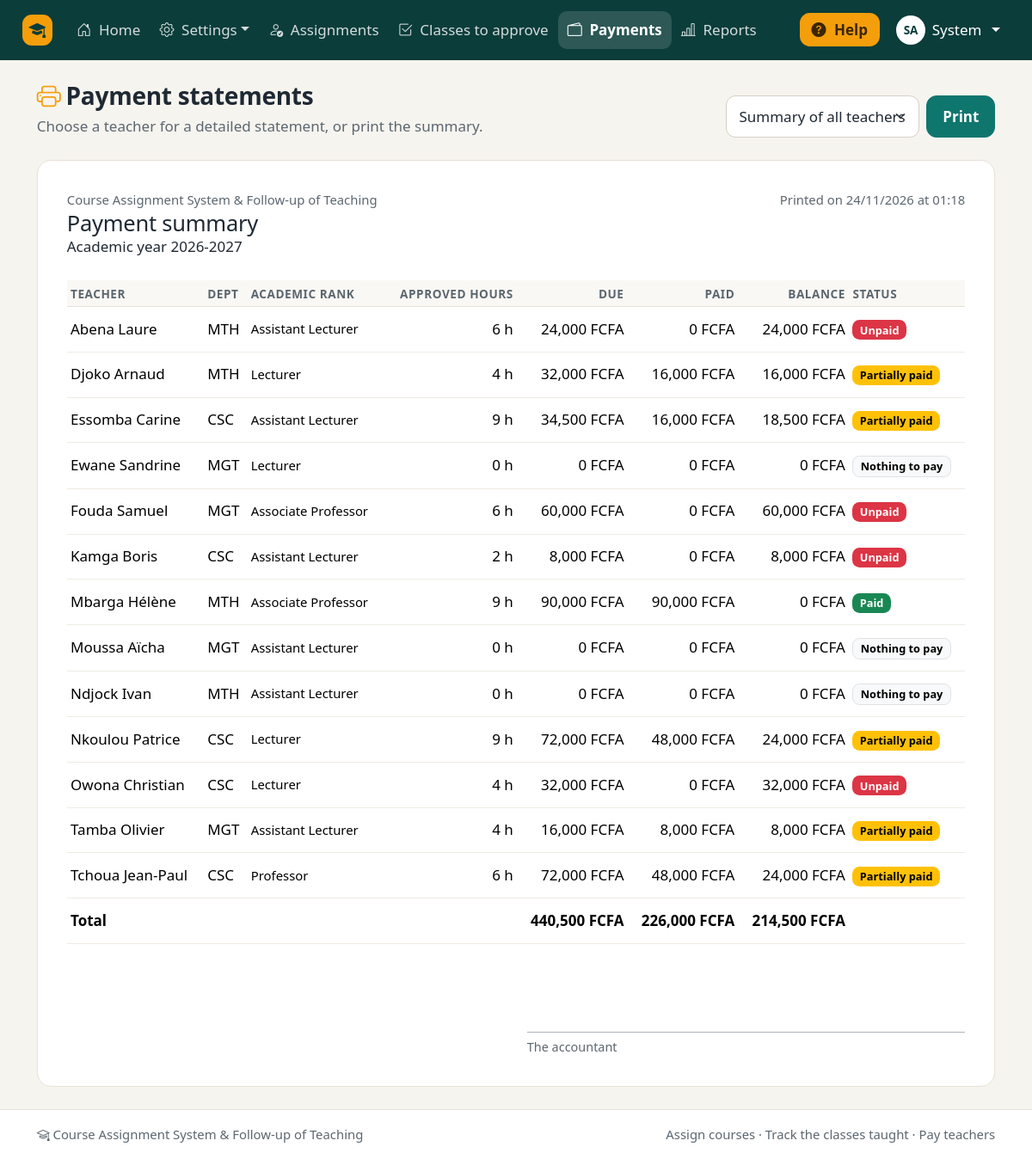
The app's page /accountant/statements.php (signed in) with its own data.
### tables this page shows
CREATE TABLE users (
    id             INT AUTO_INCREMENT PRIMARY KEY,
    last_name      VARCHAR(80)  NOT NULL,
    first_name     VARCHAR(80)  NOT NULL,
    email          VARCHAR(150) NOT NULL UNIQUE,
    password_hash  VARCHAR(255) NOT NULL,
    role           ENUM('admin','head','teacher','accountant') NOT NULL DEFAULT 'teacher',
    department_id  INT NULL,
    academic_rank  VARCHAR(50) NULL,
    max_load       INT NOT NULL DEFAULT 0,
    phone          VARCHAR(30) NULL,
    is_active      TINYINT(1) NOT NULL DEFAULT 1,
    created_at     DATETIME NOT NULL DEFAULT CURRENT_TIMESTAMP,
    CONSTRAINT fk_user_department FOREIGN KEY (department_id) REFERENCES departments(id) ON DELETE SET NULL
);

CREATE TABLE academic_years (
    id          INT AUTO_INCREMENT PRIMARY KEY,
    label       VARCHAR(9) NOT NULL UNIQUE,
    start_date  DATE NOT NULL,
    end_date    DATE NOT NULL,
    is_active   TINYINT(1) NOT NULL DEFAULT 0
);

### includes/auth.php (called while the page is built, shortened)
<?php
require_once __DIR__ . '/functions.php';
function require_login(): array
{
    $user = current_user();
    return $user;
}
function require_role(array $roles): array
{
    $user = require_login();
    return $user;
}
function require_active_year(): array
{
    $year = active_year();
    return $year;
}

### accountant/statements.php (the view, shortened to what this page needs)
<?php
require_once __DIR__ . '/../includes/auth.php';
$user = require_role(['accountant', 'admin']);
$year = require_active_year();
$yearId = (int) $year['id'];
$teachers = teachers_overview($yearId);
$teacherId = (int) get('teacher_id');
$teacher = $teacherId ? teacher_summary($teacherId, $yearId) : null;
$sessions = [];
$payments = [];
$nav_active = $user['role'] === 'admin' ? 'accountant/payments.php' : 'accountant/statements.php';
require __DIR__ . '/../includes/header.php';
?>
<div class="page-header no-print">
    <div>
        <h1><?= icon('printer', 'greeting-icon') ?>Payment statements</h1>
        <p class="lead-text">Choose a teacher for a detailed statement, or print the summary.</p>
    </div>
    <div class="d-flex gap-2">
        <form method="get" class="d-flex gap-2">
            <select name="teacher_id" class="form-select" aria-label="Teacher" onchange="this.form.submit()">
                <option value="">Summary of all teachers</option>
            </select>
        </form>
        <button type="button" class="btn btn-primary text-nowrap" data-print>Print</button>
    </div>
</div>
<div class="print-sheet">
    <div class="d-flex justify-content-between align-items-start mb-4">
        <div>
            <div class="text-body-secondary small"><?= e(APP_NAME) ?></div>
            <h2 class="h4 mb-0"><?= $teacher ? 'Payment statement' : 'Payment summary' ?></h2>
            <div>Academic year <?= e($year['label']) ?></div>
        </div>
        <div class="text-end small text-body-secondary">Printed on <?= date('d/m/Y \a\t H:i') ?></div>
    </div>
    <?php if ($teacher): ?>
        <div class="row mb-4">
            <div class="col-sm-6">
                <div class="fw-semibold fs-5"><?= e(full_name($teacher)) ?></div>
                <div><?= e($teacher['academic_rank']) ?> · <?= e($teacher['department_name']) ?></div>
                <div class="small text-body-secondary"><?= e($teacher['email']) ?></div>
            </div>
            <div class="col-sm-6 text-sm-end">
                <span class="badge fs-6 <?= e($teacher['status_class']) ?>"><?= e($teacher['status_label']) ?></span>
            </div>
        </div>
        <h3 class="h6 text-uppercase text-body-secondary">Approved sessions</h3>
        <table class="table table-sm mb-4">
            <thead><tr><th>Course</th><th>Date</th><th class="num">Duration</th><th class="num">Rate</th><th class="num">Amount</th><th>Paid on</th></tr></thead>
            <tbody>
            <?php foreach ($sessions as $s): ?>
                <tr>
                    <td><?= e($s['code'] . ' ' . $s['type']) ?></td>
                    <td><?= format_date($s['session_date']) ?></td>
                    <td class="num"><?= hours($s['duration']) ?></td>
                    <td class="num"><?= money($s['rate']) ?></td>
                    <td class="num"><?= money($s['computed_amount']) ?></td>
                    <td><?= $s['payment_date'] ? format_date($s['payment_date']) : '<span class="text-danger">To pay</span>' ?></td>
                </tr>
            <?php endforeach; ?>
            <?php if (!$sessions): ?><tr><td colspan="6" class="empty-state">No approved session.</td></tr><?php endif; ?>
            </tbody>
        </table>
        <h3 class="h6 text-uppercase text-body-secondary">Payments</h3>
        <table class="table table-sm mb-4">
            <thead><tr><th>Date</th><th>Method</th><th>Reference</th><th class="num">Amount</th></tr></thead>
            <tbody>
            <?php foreach ($payments as $p): ?>
                <tr><td><?= format_date($p['payment_date']) ?></td><td><?= e(PAYMENT_METHODS[$p['method']] ?? $p['method']) ?></td>
                    <td><?= e($p['reference'] ?: '—') ?></td><td class="num"><?= money($p['amount']) ?></td></tr>
            <?php endforeach; ?>
            <?php if (!$payments): ?><tr><td colspan="4" class="empty-state">No payment.</td></tr><?php endif; ?>
            </tbody>
        </table>
        <table class="table table-sm w-auto ms-auto">
            <tr><th>Approved hours</th><td class="num"><?= hours($teacher['approved_hours']) ?></td></tr>
            <tr><th>Amount due</th><td class="num"><?= money($teacher['due']) ?></td></tr>
            <tr><th>Total paid</th><td class="num"><?= money($teacher['paid']) ?></td></tr>
            <tr class="fw-bold"><th>Balance due</th><td class="num"><?= money($teacher['balance']) ?></td></tr>
        </table>
        <div class="row mt-5">
            <div class="col-6"><div class="signature-line">The accountant</div></div>
            <div class="col-6"><div class="signature-line">The teacher</div></div>
        </div>
    <?php else: ?>
        <table class="table table-sm">
            <thead><tr><th>Teacher</th><th>Dept</th><th>Academic rank</th><th class="num">Approved hours</th><th class="num">Due</th><th class="num">Paid</th><th class="num">Balance</th><th>Status</th></tr></thead>
            <tbody>
            <?php foreach ($teachers as $t): ?>
                <tr>
                    <td><?= e(full_name($t)) ?></td><td><?= e($t['department_code']) ?></td><td class="small"><?= e($t['academic_rank']) ?></td>
                    <td class="num"><?= hours($t['approved_hours']) ?></td><td class="num"><?= money($t['due']) ?></td>
                    <td class="num"><?= money($t['paid']) ?></td><td class="num"><?= money($t['balance']) ?></td>
                    <td><span class="badge <?= e($t['status_class']) ?>"><?= e($t['status_label']) ?></span></td>
                </tr>
            <?php endforeach; ?>
            </tbody>
            <tfoot>
            <tr class="fw-bold">
                <td colspan="4">Total</td>
                <td class="num"><?= money(array_sum(array_column($teachers, 'due'))) ?></td>
                <td class="num"><?= money(array_sum(array_column($teachers, 'paid'))) ?></td>
                <td class="num"><?= money(array_sum(array_column($teachers, 'balance'))) ?></td>
                <td></td>
            </tr>
            </tfoot>
        </table>
        <div class="row mt-5"><div class="col-6 offset-6"><div class="signature-line">The accountant</div></div></div>
    <?php endif; ?>
</div>
<?php require __DIR__ . '/../includes/footer.php'; ?>

### includes/header.php (shortened to what this page needs)
<?php
$user = current_user();
$year = active_year();
$body_class = $body_class ?? '';
$scriptPath = ltrim(substr($_SERVER['SCRIPT_NAME'] ?? '', strlen(rtrim(BASE_URL, '/'))), '/');
$nav_active = $nav_active ?? $scriptPath;
$teachingMenu = ['My teaching', [
    ['My courses and workload', 'teacher/dashboard.php', 'journal-text'],
    ['My classes', 'teacher/sessions.php', 'clock-history'],
    ['My money', 'teacher/payments.php', 'wallet2'],
], 'person-workspace'];
$menus = [
    'admin' => [
        ['Home', 'admin/dashboard.php', 'house-door'],
        ['Settings', [
            ['Users', 'admin/users.php', 'people'],
            ['Departments', 'admin/departments.php', 'building'],
            ['Courses', 'admin/courses.php', 'journal-bookmark'],
            ['Academic years', 'admin/years.php', 'calendar3'],
            ['Hourly rates', 'admin/rates.php', 'cash-coin'],
        ], 'gear'],
        ['Assignments', 'admin/assignments.php', 'person-check'],
        ['Classes to approve', 'head/sessions_validation.php', 'check2-square'],
        ['Payments', 'accountant/payments.php', 'wallet2'],
        ['Reports', 'admin/reports.php', 'bar-chart-line'],
    ],
    'head' => [
        ['Home', 'head/dashboard.php', 'house-door'],
        ['Assignments', 'head/assignments.php', 'person-check'],
        ['Courses', 'admin/courses.php', 'journal-bookmark'],
        ['Classes to approve', 'head/sessions_validation.php', 'check2-square'],
        ['Reports', 'admin/reports.php', 'bar-chart-line'],
        $teachingMenu,
    ],
    'teacher' => [
        ['Home', 'teacher/dashboard.php', 'house-door'],
        ['My classes', 'teacher/sessions.php', 'clock-history'],
        ['My money', 'teacher/payments.php', 'wallet2'],
    ],
    'accountant' => [
        ['Home', 'accountant/dashboard.php', 'house-door'],
        ['Payments', 'accountant/payments.php', 'wallet2'],
        ['New payment', 'accountant/payment_form.php', 'plus-circle'],
        ['Payment statements', 'accountant/statements.php', 'printer'],
    ],
];
$menu = $user ? ($menus[$user['role']] ?? []) : [];
?>
<!doctype html>
<html lang="en">
<head>
    <link rel="stylesheet" href="<?= e(url('assets/vendor/bootstrap/css/bootstrap.min.css')) ?>">
    <link rel="stylesheet" href="<?= e(url('assets/vendor/bootstrap-icons/bootstrap-icons.min.css')) ?>">
    <link rel="stylesheet" href="<?= e(url('assets/css/style.css')) ?>">
    <link rel="stylesheet" href="<?= e(url('assets/css/print.css')) ?>" media="print">
</head>
<body class="<?= e($body_class) ?>">
<?php if ($user): ?>
<nav class="navbar navbar-expand-xl navbar-dark app-navbar no-print">
    <div class="container-fluid px-lg-4">
        <a class="navbar-brand" href="<?= e(url(dashboard_path($user['role']))) ?>">
            <span class="brand-mark"><?= icon('mortarboard-fill') ?></span>
        </a>
        <div class="collapse navbar-collapse" id="mainNav">
            <ul class="navbar-nav me-auto mb-2 mb-xl-0">
                <?php foreach ($menu as [$label, $target, $iconName]): ?>
                    <?php if (is_array($target)):
                        $isActive = in_array($nav_active, array_column($target, 1), true); ?>
                        <li class="nav-item dropdown">
                            <a class="nav-link dropdown-toggle<?= $isActive ? ' active' : '' ?>" href="#" role="button"
                               data-bs-toggle="dropdown" aria-expanded="false"><?= icon($iconName) ?> <?= e($label) ?></a>
                        </li>
                    <?php else: ?>
                        <li class="nav-item">
                            <a class="nav-link<?= $nav_active === $target ? ' active' : '' ?>"
                               <?= $nav_active === $target ? 'aria-current="page"' : '' ?>
                               href="<?= e(url($target)) ?>"><?= icon($iconName) ?> <?= e($label) ?></a>
                        </li>
                    <?php endif; ?>
                <?php endforeach; ?>
            </ul>
            <div class="d-flex flex-wrap align-items-center gap-2">
                <button type="button" class="btn btn-help" data-bs-toggle="offcanvas" data-bs-target="#helpPanel" aria-controls="helpPanel">
                    <?= icon('question-circle-fill') ?> Help
                </button>
                <div class="dropdown">
                    <a class="nav-link dropdown-toggle text-white user-chip" href="#" role="button" data-bs-toggle="dropdown" aria-expanded="false">
                        <span class="avatar"><?= e(mb_strtoupper(mb_substr($user['first_name'], 0, 1) . mb_substr($user['last_name'], 0, 1))) ?></span>
                        <span><?= e($user['first_name']) ?></span>
                    </a>
                </div>
            </div>
        </div>
    </div>
</nav>
<?php endif; ?>
<main class="<?= $user ? 'container-xl py-4' : 'guest-main' ?>">

### assets/css/style.css (style rules this page uses)
:root { --app-teal: #0f766e; --app-teal-dark: #115e59; --app-teal-deep: #0b3d3a; --app-teal-soft: #e6f4f1; --app-amber: #f59e0b; --app-amber-soft: #fff4dc; --app-ink: #1f2933; --app-muted: #5b6770; --app-bg: #f6f4ef; --app-line: #e7e2d8; --app-radius: 16px; --bs-primary: #0f766e; --bs-primary-rgb: 15, 118, 110; --bs-link-color: #0f766e; --bs-link-color-rgb: 15, 118, 110; --bs-link-hover-color: #115e59; --bs-body-color: #1f2933; --bs-secondary-color: #5b6770; --bs-border-radius: .65rem; --bs-border-radius-lg: .9rem; --bs-focus-ring-color: rgba(15, 118, 110, .3); }
html { font-size: 106.25%; }
body { background: var(--app-bg); color: var(--app-ink); min-height: 100vh; display: flex; flex-direction: column; line-height: 1.55; }
main { flex: 1; }
h1, h2, h3, .h1, .h2, .h3, .h4, .h5 { color: var(--app-ink); letter-spacing: -.01em; }
.btn { font-weight: 600; padding: .55rem 1.05rem; border-radius: .7rem; }
.btn-primary { --bs-btn-bg: #0f766e; --bs-btn-border-color: #0f766e; --bs-btn-hover-bg: #115e59; --bs-btn-hover-border-color: #115e59; --bs-btn-active-bg: #0b4f4a; --bs-btn-active-border-color: #0b4f4a; --bs-btn-disabled-bg: #0f766e; --bs-btn-disabled-border-color: #0f766e; }
.app-navbar { background: var(--app-teal-deep); padding-top: .55rem; padding-bottom: .55rem; }
.app-navbar .navbar-brand { display: flex; align-items: center; gap: .55rem; font-weight: 700; }
.app-navbar .nav-link { color: rgba(255, 255, 255, .82); border-radius: .6rem; padding: .5rem .65rem !important; font-weight: 500; white-space: nowrap; }
.app-navbar .nav-link.active { color: #fff; background: rgba(255, 255, 255, .14); font-weight: 600; }
.brand-mark { display: inline-flex; align-items: center; justify-content: center; width: 2.1rem; height: 2.1rem; background: var(--app-amber); color: var(--app-teal-deep); font-size: 1.15rem; border-radius: .65rem; }
.btn-help { background: var(--app-amber); color: #3b2600; border: 0; padding: .4rem .8rem; }
.user-chip { display: flex; align-items: center; gap: .45rem; }
.avatar { display: inline-flex; align-items: center; justify-content: center; width: 2rem; height: 2rem; border-radius: 50%; background: #fff; color: var(--app-teal-deep); font-size: .8rem; font-weight: 700; }
.page-header { display: flex; flex-wrap: wrap; align-items: flex-end; justify-content: space-between; gap: 1rem; margin-bottom: 1.5rem; }
.page-header h1 { font-size: 1.65rem; font-weight: 700; margin: 0; }
.page-header .lead-text { color: var(--app-muted); margin: .3rem 0 0; max-width: 46rem; }
.table { --bs-table-bg: transparent; }
.table thead th { font-size: .8rem; text-transform: uppercase; letter-spacing: .04em; color: var(--app-muted); font-weight: 700; white-space: nowrap; background: #faf8f4; border-bottom-color: var(--app-line); }
.table td { vertical-align: middle; padding-top: .75rem; padding-bottom: .75rem; border-color: #efebe3; }
.table .num { text-align: right; white-space: nowrap; font-variant-numeric: tabular-nums; }
.badge { font-weight: 600; padding: .4em .65em; border-radius: .5rem; }
.form-control, .form-select { padding: .65rem .85rem; border-color: #d6d0c4; border-radius: .65rem; }
.print-sheet { background: #fff; padding: 2rem; border-radius: var(--app-radius); border: 1px solid var(--app-line); }
.signature-line { border-top: 1px solid #adb5bd; padding-top: .35rem; margin-top: 3rem; font-size: .85rem; color: var(--app-muted); }

### assets/css/print.css (style rules this page uses)
body { background: #fff !important; font-size: 11pt; color: #000; }
.no-print, .app-navbar, .app-footer, .filters, .btn, .alert-dismissible { display: none !important; }
main.container-xl { max-width: none !important; padding: 0 !important; }
.card, .print-sheet { box-shadow: none !important; padding: 0 !important; }
.table { font-size: 9.5pt; }
.table thead th { background: #eee !important; color: #000; }
tr { page-break-inside: avoid; }
.badge { border: 1px solid #555; color: #000 !important; background: transparent !important; }
a { color: #000; text-decoration: none; }

### records on screen
users: first_name+last_name "SA", first_name "System"
academic_years: label "2026-2027"
users: full_name($t) "Abena Laure", department_code "MTH", academic_rank "Assistant Lecturer", approved_hours "6 h", due "24,000 FCFA", paid "0 FCFA", balance "24,000 FCFA", status_label "Unpaid"
users: full_name($t) "Djoko Arnaud", department_code "MTH", academic_rank "Lecturer", approved_hours "4 h", due "32,000 FCFA", paid "16,000 FCFA", balance "16,000 FCFA", status_label "Partially paid"
users: full_name($t) "Essomba Carine", department_code "CSC", academic_rank "Assistant Lecturer", approved_hours "9 h", due "34,500 FCFA", paid "16,000 FCFA", balance "18,500 FCFA", status_label "Partially paid"
users: full_name($t) "Ewane Sandrine", department_code "MGT", academic_rank "Lecturer", approved_hours "0 h", due "0 FCFA", paid "0 FCFA", balance "0 FCFA", status_label "Nothing to pay"
users: full_name($t) "Fouda Samuel", department_code "MGT", academic_rank "Associate Professor", approved_hours "6 h", due "60,000 FCFA", paid "0 FCFA", balance "60,000 FCFA", status_label "Unpaid"
users: full_name($t) "Kamga Boris", department_code "CSC", academic_rank "Assistant Lecturer", approved_hours "2 h", due "8,000 FCFA", paid "0 FCFA", balance "8,000 FCFA", status_label "Unpaid"
users: full_name($t) "Mbarga Hélène", department_code "MTH", academic_rank "Associate Professor", approved_hours "9 h", due "90,000 FCFA", paid "90,000 FCFA", balance "0 FCFA", status_label "Paid"
users: full_name($t) "Moussa Aïcha", department_code "MGT", academic_rank "Assistant Lecturer", approved_hours "0 h", due "0 FCFA", paid "0 FCFA", balance "0 FCFA", status_label "Nothing to pay"
users: full_name($t) "Ndjock Ivan", department_code "MTH", academic_rank "Assistant Lecturer", approved_hours "0 h", due "0 FCFA", paid "0 FCFA", balance "0 FCFA", status_label "Nothing to pay"
users: full_name($t) "Nkoulou Patrice", department_code "CSC", academic_rank "Lecturer", approved_hours "9 h", due "72,000 FCFA", paid "48,000 FCFA", balance "24,000 FCFA", status_label "Partially paid"
users: full_name($t) "Owona Christian", department_code "CSC", academic_rank "Lecturer", approved_hours "4 h", due "32,000 FCFA", paid "0 FCFA", balance "32,000 FCFA", status_label "Unpaid"
users: full_name($t) "Tamba Olivier", department_code "MGT", academic_rank "Assistant Lecturer", approved_hours "4 h", due "16,000 FCFA", paid "8,000 FCFA", balance "8,000 FCFA", status_label "Partially paid"
users: full_name($t) "Tchoua Jean-Paul", department_code "CSC", academic_rank "Professor", approved_hours "6 h", due "72,000 FCFA", paid "48,000 FCFA", balance "24,000 FCFA", status_label "Partially paid"

### other values on screen
$label "Home"
$label "Settings"
$label "Assignments"
$label "Classes to approve"
$label "Payments"
$label "Reports"
APP_NAME "Course Assignment System & Follow-up of Teaching"
money(array_sum(array_column($teachers, 'due'))) "440,500 FCFA"
money(array_sum(array_column($teachers, 'paid'))) "226,000 FCFA"
money(array_sum(array_column($teachers, 'balance'))) "214,500 FCFA"
